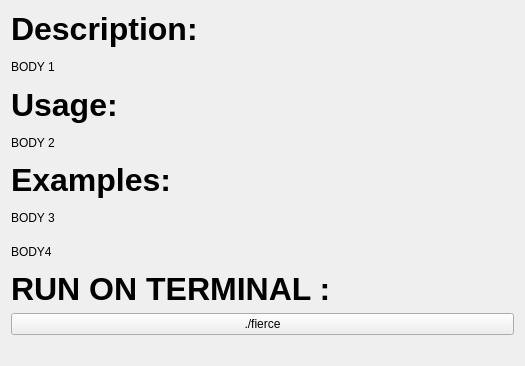
          <widget class="QWidget" name="scrollAreaWidgetContents_8">
           <property name="geometry">
            <rect>
             <x>0</x>
             <y>0</y>
             <width>525</width>
             <height>366</height>
            </rect>
           </property>
           <layout class="QGridLayout" name="gridLayout_7">
            <item row="8" column="0">
             <widget class="QPushButton" name="FierceButton">
              <property name="text">
               <string>./fierce</string>
              </property>
             </widget>
            </item>
            <item row="9" column="0">
             <spacer name="FierceVSpacer">
              <property name="orientation">
               <enum>Qt::Vertical</enum>
              </property>
              <property name="sizeType">
               <enum>QSizePolicy::Fixed</enum>
              </property>
              <property name="sizeHint" stdset="0">
               <size>
                <width>20</width>
                <height>20</height>
               </size>
              </property>
             </spacer>
            </item>
            <item row="7" column="0">
             <widget class="QLabel" name="FierceH4">
              <property name="font">
               <font>
                <pointsize>24</pointsize>
                <weight>75</weight>
                <bold>true</bold>
               </font>
              </property>
              <property name="text">
               <string>RUN ON TERMINAL :</string>
              </property>
             </widget>
            </item>
            <item row="5" column="0">
             <widget class="QLabel" name="FierceB3">
              <property name="text">
               <string>BODY 3</string>
              </property>
             </widget>
            </item>
            <item row="1" column="0">
             <widget class="QLabel" name="FierceB1">
              <property name="text">
               <string>BODY 1</string>
              </property>
             </widget>
            </item>
            <item row="2" column="0">
             <widget class="QLabel" name="FierceH2">
              <property name="font">
               <font>
                <pointsize>24</pointsize>
                <weight>75</weight>
                <bold>true</bold>
               </font>
              </property>
              <property name="text">
               <string>Usage:</string>
              </property>
             </widget>
            </item>
            <item row="0" column="0">
             <widget class="QLabel" name="FierceH1">
              <property name="font">
               <font>
                <pointsize>24</pointsize>
                <weight>75</weight>
                <bold>true</bold>
               </font>
              </property>
              <property name="text">
               <string>Description:</string>
              </property>
             </widget>
            </item>
            <item row="3" column="0">
             <widget class="QLabel" name="FierceB2">
              <property name="text">
               <string>BODY 2</string>
              </property>
             </widget>
            </item>
            <item row="4" column="0">
             <widget class="QLabel" name="FierceH3">
              <property name="font">
               <font>
                <pointsize>24</pointsize>
                <weight>75</weight>
                <bold>true</bold>
               </font>
              </property>
              <property name="text">
               <string>Examples:</string>
              </property>
             </widget>
            </item>
            <item row="6" column="0">
             <widget class="QLabel" name="FierceB4">
              <property name="text">
               <string>BODY4</string>
              </property>
             </widget>
            </item>
           </layout>
          </widget>
